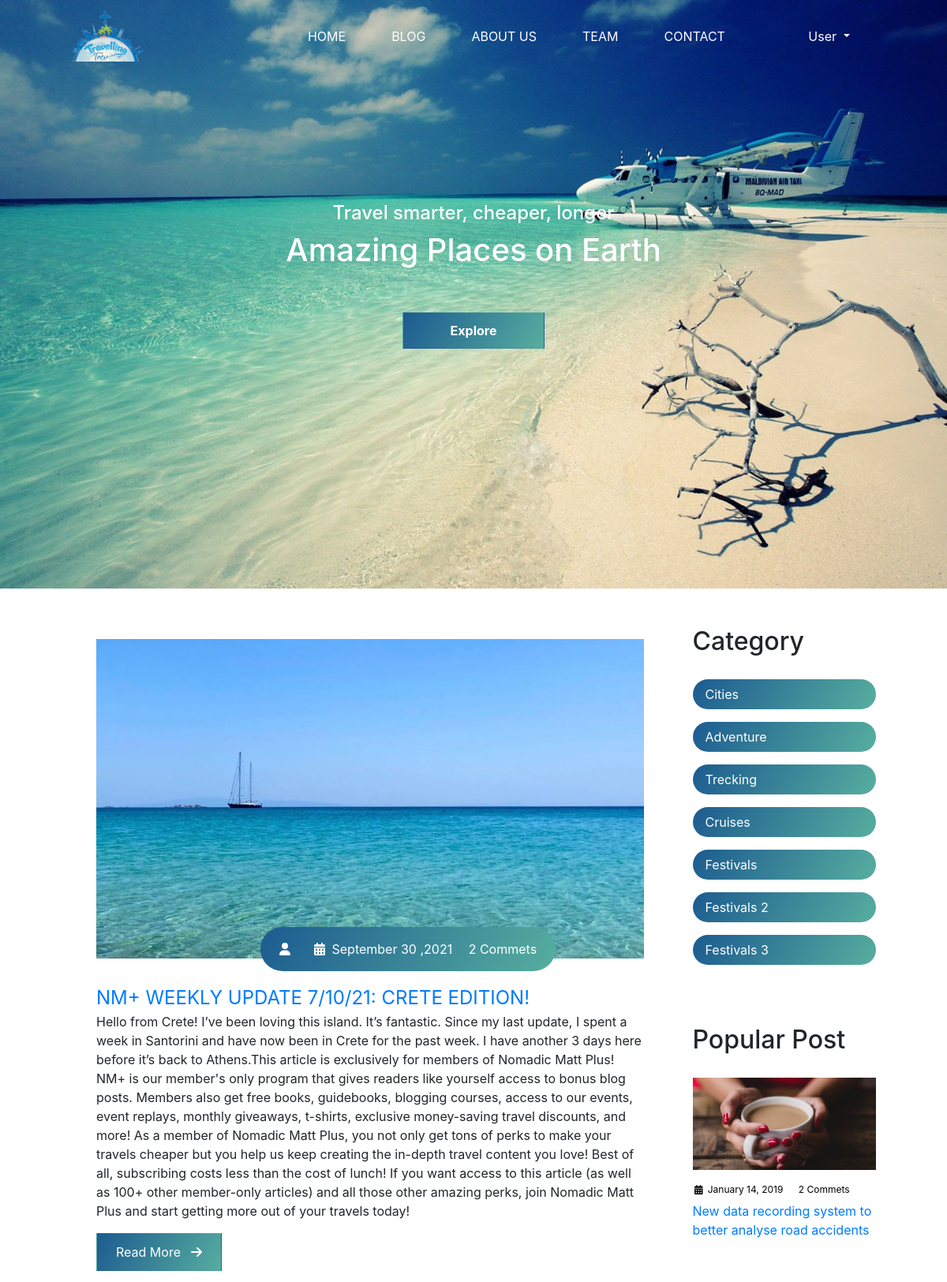
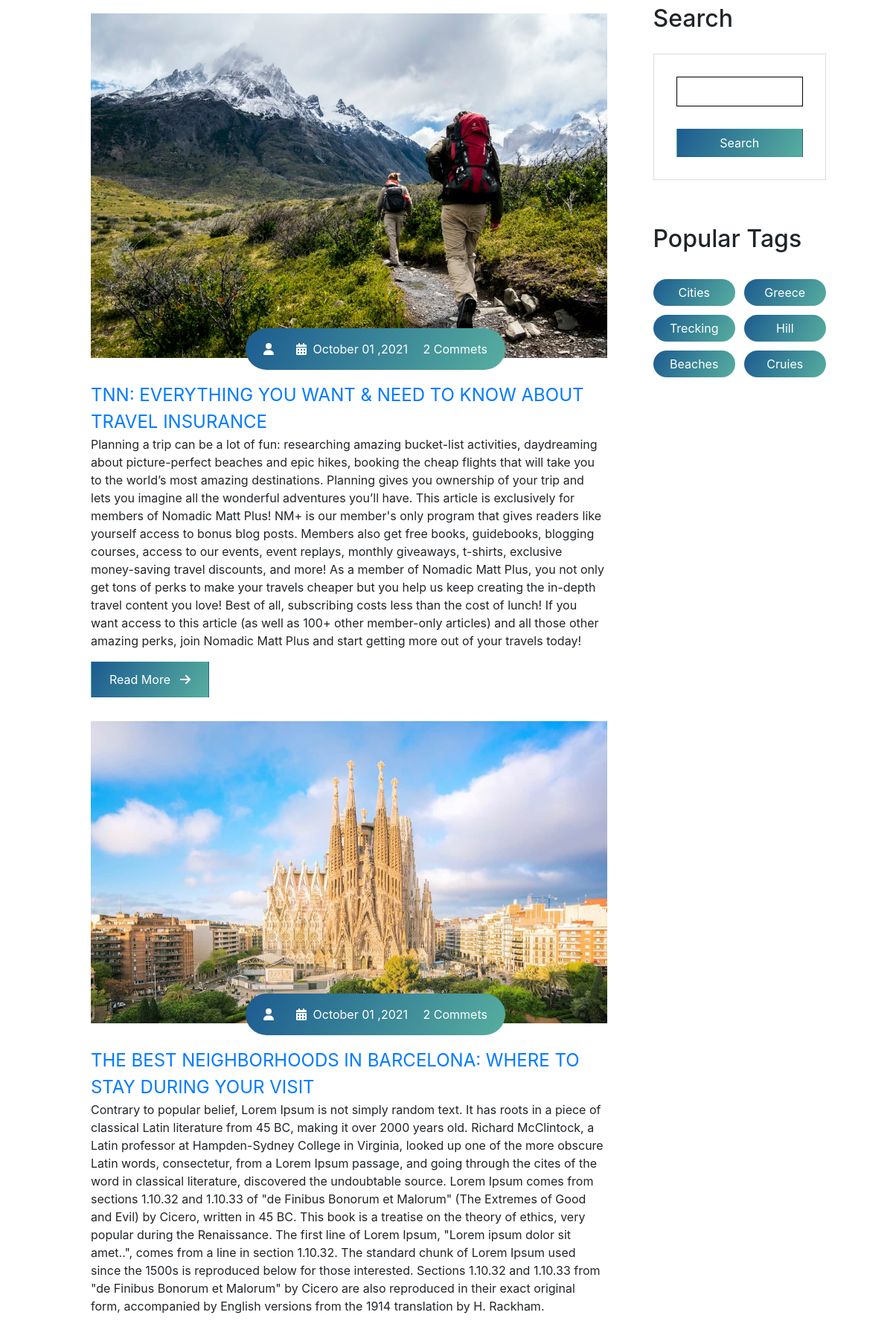
/?page=4 (upper part), run on the app's committed database (2 pictures, top to bottom).
### tables this page shows
CREATE TABLE `posts` (
  `id` int(11) NOT NULL,
  `title` text NOT NULL,
  `content` text NOT NULL,
  `created_at` timestamp NOT NULL DEFAULT current_timestamp(),
  `category_id` int(11) NOT NULL,
  `pictures` varchar(255) NOT NULL
);

CREATE TABLE `category` (
  `id` int(11) NOT NULL,
  `name` varchar(200) NOT NULL
);

### index.php (the view, shortened to what this page needs)
<?php include 'include/header.php';?>
     <?php include_once('include/navbar.php'); ?>
    <?php include_once('include/banner.php'); ?>
<section class="post-section">
    <div>
      <div class="container m-auto pt-5 row">
          <div class="col-md-9">
          <?php
          $postQuery="SELECT * FROM posts ORDER BY id DESC LIMIT $result,$post_per_page";
          $runPQ=mysqli_query($db,$postQuery);
          while($post=mysqli_fetch_assoc($runPQ)){
            ?>
            <div class="posts">
              <div class="post-content">
                  <div class="post-image">
                      <div>
                          <img src="./assets/blog/<?php echo $post['pictures']?>" class="img" alt="blog1">
                      </div>
                      <div class="post-info flex-row">
                          <span><i class="fas fa-user text-gray"></i>&nbsp;&nbsp;</span>
                          <span><i class="fas fa-calendar-alt text-gray"></i>&nbsp;&nbsp;<?php echo date('F d ,Y',strtotime($post['created_at']))?></span>
                          <span>2 Commets</span>
                      </div>
                  </div>
                  <div class="post-title">
                      <a href="post.php?id=<?php echo $post['id']?>"><?php echo $post['title']?></a>
                      <p class="text-trancate"> <?php echo $post['content']?></p>
                      <a href="post.php?id=<?php echo $post['id']?>">
                      <button class="btn post-btn">Read More &nbsp; <i class="fas fa-arrow-right"></i></button></a>
                  </div>
              </div>
              </div>
              <?php
          }
          ?>
</div>
<?php include_once('include/sidebar.php'); ?>
    </div>
  </div>
</section>
<?php include_once('include/footer.php'); ?>

### include/sidebar.php (shortened to what this page needs)
<div class="col-md-3 pb-5">
<div class="category">
          <h2 class="pb-3">Category</h2>
<?php
          $categoryQuery="SELECT * FROM category ";
          $runCQ=mysqli_query($db,$categoryQuery);
          while($category=mysqli_fetch_assoc($runCQ)){
            ?>
          <ul class="category-list justify-content-center">
              <li class="list-items" >
                  <a href="/category?id=<?php echo $category['id']?> "> <?=$category['name']?> </a>
              </li>
          </ul>
      <?php
        }
        ?>
 </div>
      <?php include 'include/postsidebar.php';?>
        <div class="newsletter">
          <h2>Search</h2>
          <div class="form-element">
              <input type="text" class="input-element" placeholder="">
              <button class="btn form-btn">Search</button>
          </div>
      </div>
      <div class="popular-tags">
        <h2>Popular Tags</h2>
        <div class="tags flex-row">
            <span class="tag" >Cities</span>
            <span class="tag" >Greece</span>
            <span class="tag" >Trecking</span>
            <span class="tag" >Hill</span>
            <span class="tag" >Beaches</span>
            <span class="tag">Cruies</span>
        </div>
    </div>

### css/style.css (style rules this page uses)
* { margin:0; padding:0; box-sizing: border-box; }
.container, .container-lg, .container-md, .container-sm, .container-xl { max-width: 1536px; width: 90%; }
img { max-width: 100%; }
ul.category-list { padding-left: 0px!important; }
.post-section .post-content { width: 100%; }
.post-section .post-content > .post-image, .post-title { padding: 16px 32px ; position: relative; }
.post-section .post-content > .post-image .post-info { background: linear-gradient(120deg, #1c5b90 0%, #57ae9f 100%); padding: 16px; position: absolute; bottom: 0%; left: 20vw; border-radius: 48px; color:white; }
.post-section .post-content > .post-image > div { overflow: hidden; }
.post-section .post-content > .post-image .img { width: 100%; transition: all 1s ease; }
.post-section .post-content > .post-image .post-info span { margin: 0 8px; }
.post-section .post-content .post-title a { font-family: var(--Anton); font-size: 24px; }
.post-content .post-title .post-btn { border-radius: 0; padding: 11px 24px; background: linear-gradient(120deg, #1c5b90 0%, #57ae9f 100%); color:white; }
.post-section .category-list .list-items { background: linear-gradient(120deg, #1c5b90 0%, #57ae9f 100%); padding: 7px 16px; margin: 13px 0; border-radius: 48px; width: 100%; display: flex; justify-content: space-between; color: white; }
.post-section .category-list .list-items a { color: white; }
.post-section .popular-post h2 { padding-top: 60px; padding-bottom: 20px; }
.post-section .newsletter { padding-top: 0px; }
.post-section .newsletter .form-element { padding: 30px; }
.post-section .newsletter .input-element { width: 100%; height: 40px; padding: 5px 8px; font-size: 16px; border: 1px solid; border-color: linear-gradient( 120deg, #1c5b90 0%, #57ae9f 100%); }
.post-section .newsletter .form-btn { border-radius: 0; margin-top:20px; background: linear-gradient(120deg, #1c5b90 0%, #57ae9f 100%); color: white; width: 100%; text-align: center; }
.post-section .popular-tags { padding: 0px; }
.post-section .popular-tags .tags .tag { background: linear-gradient(120deg, #1c5b90 0%, #57ae9f 100%); padding: 6px 16px; border-radius: 48px; margin: 6px 10px; color: white; }
.post-section .popular-tags .tags .tag { width: 47.5%; margin-right: 5%; float: left; margin-left: 0px!important; text-align: center; }
.post-section .popular-tags .tags .tag:nth-child(2n) { margin-right: 0!important; }
.popular-tags .tags { display: block; }
.form-element { border: 1px solid gainsboro; }
::placeholder { color: black; text-transform: capitalize; }
input[type="email"],input[type="password"],input[type="text"] { display: block; margin: 0 auto; width: 300px; padding: 8px; margin-bottom:10px; }

### data on the page
posts: pictures (picture), created_at "September 30 ,2021", title "NM+ WEEKLY UPDATE 7/10/21: CRETE EDITION!", content "Hello from Crete! I’ve been loving this island. It’s fantastic. Since my last update, I spent a week in Santorini and have now been in Crete for the past week. I have another 3 days here before it’s back to Athens.This article is exclusively for members of Nomadic Matt Plus! NM+ is our member's only program that gives readers like yourself access to bonus blog posts. Members also get free books, guidebooks, blogging courses, access to our events, event replays, monthly giveaways, t-shirts, exclusive money-saving travel discounts, and more! As a member of Nomadic Matt Plus, you not only get tons of perks to make your travels cheaper but you help us keep creating the in-depth travel content…"
posts: pictures (picture), created_at "October 01 ,2021", title "TNN: EVERYTHING YOU WANT & NEED TO KNOW ABOUT TRAVEL INSURANCE", content "Planning a trip can be a lot of fun: researching amazing bucket-list activities, daydreaming about picture-perfect beaches and epic hikes, booking the cheap flights that will take you to the world’s most amazing destinations. Planning gives you ownership of your trip and lets you imagine all the wonderful adventures you’ll have. This article is exclusively for members of Nomadic Matt Plus! NM+ is our member's only program that gives readers like yourself access to bonus blog posts. Members also get free books, guidebooks, blogging courses, access to our events, event replays, monthly giveaways, t-shirts, exclusive money-saving travel discounts, and more! As a member of Nomadic Matt Plus,…"
posts: pictures (picture), created_at "October 01 ,2021", title "THE BEST NEIGHBORHOODS IN BARCELONA: WHERE TO STAY DURING YOUR VISIT", content "Contrary to popular belief, Lorem Ipsum is not simply random text. It has roots in a piece of classical Latin literature from 45 BC, making it over 2000 years old. Richard McClintock, a Latin professor at Hampden-Sydney College in Virginia, looked up one of the more obscure Latin words, consectetur, from a Lorem Ipsum passage, and going through the cites of the word in classical literature, discovered the undoubtable source. Lorem Ipsum comes from sections 1.10.32 and 1.10.33 of \"de Finibus Bonorum et Malorum\" (The Extremes of Good and Evil) by Cicero, written in 45 BC. This book is a treatise on the theory of ethics, very popular during the Renaissance. The first line of Lorem Ipsum,…"
category: name "Cities"
category: name "Adventure"
category: name "Trecking"
category: name "Cruises"
category: name "Festivals"
category: name "Festivals 2"
category: name "Festivals 3"
